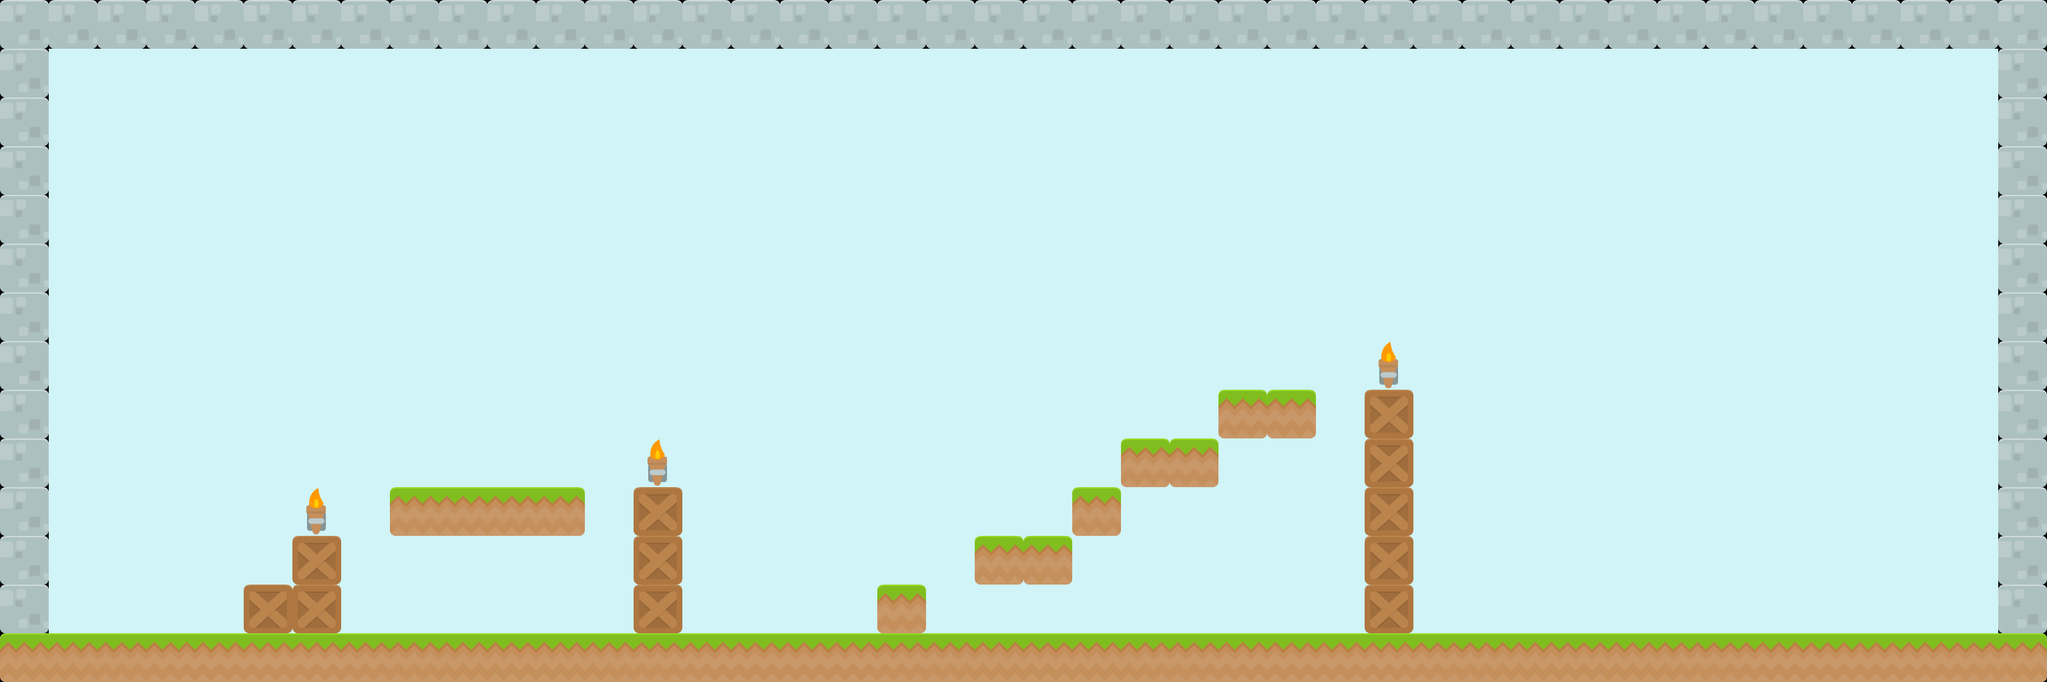

A level layout from a 2D game, rendered from its tile map. Below: a short description, then the map file with tile-grid data replaced by summaries:
An orthogonal 42x14 tile map with 70x70 px tiles, 3 tile layers (BackgroundLayer, DecorationLayer, CollisionLayer), 3 tilesets.

<map version="1.0" orientation="orthogonal" renderorder="left-up" width="42" height="14" tilewidth="70" tileheight="70" nextobjectid="6">
 <tileset firstgid="1" name="tiles_spritesheet" tilewidth="70" tileheight="70" spacing="2">
  <image source="CutePack/Base pack/Tiles/tiles_spritesheet.png" trans="ff00ff" width="914" height="936" />
  <tile id="44">
   <properties>
    <property name="suelo" value="true" />
   </properties>
  </tile>
  <tile id="56">
   <properties>
    <property name="suelo" value="true" />
   </properties>
  </tile>
  <tile id="68">
   <properties>
    <property name="suelo" value="true" />
   </properties>
  </tile>
  <tile id="80">
   <properties>
    <property name="suelo" value="true" />
   </properties>
  </tile>
  <tile id="91">
   <properties>
    <property name="suelo" value="true" />
   </properties>
  </tile>
  <tile id="103">
   <properties>
    <property name="suelo" value="true" />
   </properties>
  </tile>
  <tile id="115">
   <properties>
    <property name="suelo" value="true" />
   </properties>
  </tile>
  <tile id="132">
   <properties>
    <property name="desplazable" value="true" />
    <property name="suelo" value="true" />
   </properties>
  </tile>
 </tileset>
 <tileset firstgid="157" name="fondo" tilewidth="70" tileheight="70" spacing="2">
  <image source="CutePack/Base pack/bg.png" trans="ff00ff" width="256" height="256" />
 </tileset>
 <tileset firstgid="166" name="transparent" tilewidth="70" tileheight="70">
  <image source="CutePack/transparent.png" width="70" height="70" />
  <tile id="0">
   <properties>
    <property name="tileType" value="air" />
   </properties>
  </tile>
 </tileset>
 <layer name="BackgroundLayer" width="42" height="14">
  <data>[588 cells, 588 non-empty, 2 distinct tile ids]</data>
 </layer>
 <layer name="DecorationLayer" width="42" height="14">
  <data>[588 cells, 3 non-empty, 1 distinct tile ids]</data>
 </layer>
 <layer name="CollisionLayer" width="42" height="14">
  <data>[588 cells, 587 non-empty, 7 distinct tile ids]</data>
 </layer>
</map>
